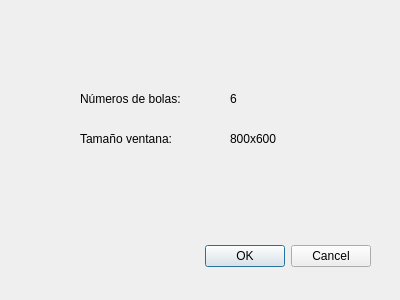
<?xml version="1.0" encoding="UTF-8"?>
<ui version="4.0">
 <class>DInformacion</class>
 <widget class="QDialog" name="DInformacion">
  <property name="geometry">
   <rect>
    <x>0</x>
    <y>0</y>
    <width>400</width>
    <height>300</height>
   </rect>
  </property>
  <property name="windowTitle">
   <string>Dialog</string>
  </property>
  <widget class="QDialogButtonBox" name="buttonBox">
   <property name="geometry">
    <rect>
     <x>30</x>
     <y>240</y>
     <width>341</width>
     <height>32</height>
    </rect>
   </property>
   <property name="orientation">
    <enum>Qt::Horizontal</enum>
   </property>
   <property name="standardButtons">
    <set>QDialogButtonBox::Cancel|QDialogButtonBox::Ok</set>
   </property>
  </widget>
  <widget class="QLabel" name="tituloBolas">
   <property name="geometry">
    <rect>
     <x>80</x>
     <y>90</y>
     <width>141</width>
     <height>17</height>
    </rect>
   </property>
   <property name="text">
    <string>Números de bolas:</string>
   </property>
  </widget>
  <widget class="QLabel" name="tituloTamanyo">
   <property name="geometry">
    <rect>
     <x>80</x>
     <y>130</y>
     <width>131</width>
     <height>17</height>
    </rect>
   </property>
   <property name="text">
    <string>Tamaño ventana:</string>
   </property>
  </widget>
  <widget class="QLabel" name="numBolas">
   <property name="geometry">
    <rect>
     <x>230</x>
     <y>90</y>
     <width>67</width>
     <height>17</height>
    </rect>
   </property>
   <property name="text">
    <string>6</string>
   </property>
  </widget>
  <widget class="QLabel" name="tamanyoVentana">
   <property name="geometry">
    <rect>
     <x>230</x>
     <y>130</y>
     <width>67</width>
     <height>17</height>
    </rect>
   </property>
   <property name="text">
    <string>800x600</string>
   </property>
  </widget>
 </widget>
 <resources/>
 <connections>
  <connection>
   <sender>buttonBox</sender>
   <signal>accepted()</signal>
   <receiver>DInformacion</receiver>
   <slot>accept()</slot>
   <hints>
    <hint type="sourcelabel">
     <x>248</x>
     <y>254</y>
    </hint>
    <hint type="destinationlabel">
     <x>157</x>
     <y>274</y>
    </hint>
   </hints>
  </connection>
  <connection>
   <sender>buttonBox</sender>
   <signal>rejected()</signal>
   <receiver>DInformacion</receiver>
   <slot>reject()</slot>
   <hints>
    <hint type="sourcelabel">
     <x>316</x>
     <y>260</y>
    </hint>
    <hint type="destinationlabel">
     <x>286</x>
     <y>274</y>
    </hint>
   </hints>
  </connection>
 </connections>
</ui>
